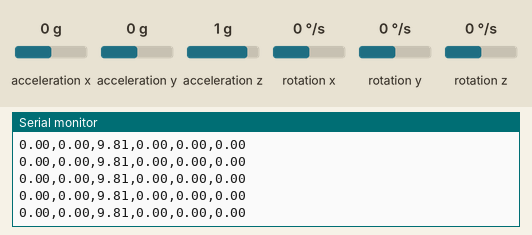
This sketch was run on a simulated Arduino Uno, built with avr-gcc and run on an emulated ATmega328P. On the bench: the last lines printed to the serial monitor. The test bench sets the inputs (shaded band); at power-on: acceleration x 0 g, acceleration y 0 g, acceleration z 1 g, rotation x 0 °/s, rotation y 0 °/s, rotation z 0 °/s.

Above: at 1.2 s.
1.3 s: acceleration x set to -1.4 g
At 1.39 s:
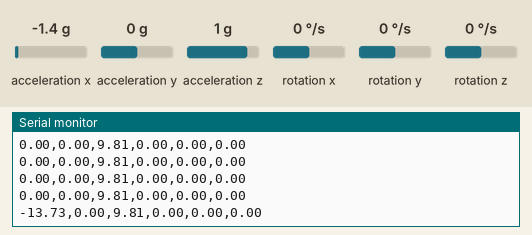
2.8 s: acceleration y set to -1.4 g
At 2.88 s:
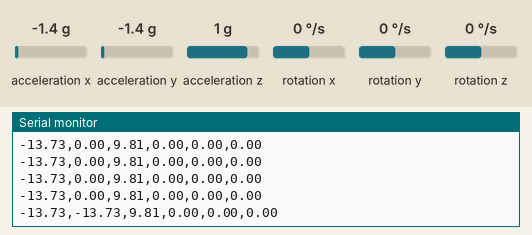
4.3 s: acceleration z set to -1.4 g
At 4.36 s:
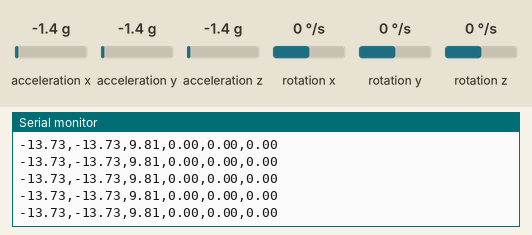
5.8 s: rotation x set to -192 °/s
At 5.85 s:
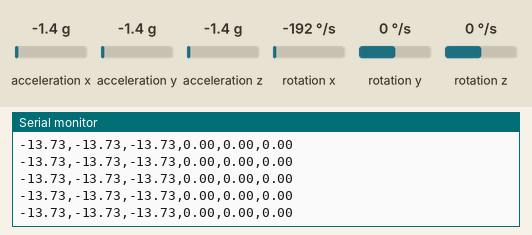
7.3 s: rotation y set to -192 °/s
At 7.34 s:
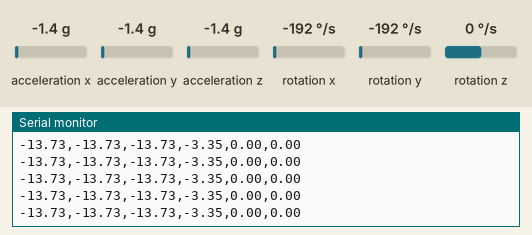

Measured:
- after the input at 1.3 s, the serial monitor: prints a new line after 0.09 s (image 1)
- after the input at 2.8 s, the serial monitor: prints a new line after 0.07 s (image 2)

The sketch:

Ard.ino
```cpp
#include<Wire.h>
#include<MPU6050.h>
MPU6050 mpu;
int16_t ax, ay, az, gx, gy, gz;
float accel_x, accel_y, accel_z, gyro_x, gyro_y, gyro_z;

void setup() {
  Serial.begin(9600);
  Wire.begin();
  mpu.initialize();
}

void loop() {
  mpu.getMotion6(&ax, &ay, &az, &gx, &gy, &gz);
  accel_x = (float)ax / 16384.0 * 9.81;
  accel_y = (float)ay / 16384.0 * 9.81;
  accel_z = (float)az / 16384.0 * 9.81;
  gyro_x = (float)gx / 131.0 * 0.0174533;
  gyro_y = (float)gy / 131.0 * 0.0174533;
  gyro_z = (float)gz / 131.0 * 0.0174533;

  Serial.print(accel_x);
  Serial.print(",");
  Serial.print(accel_y);
  Serial.print(",");
  Serial.print(accel_z);
  Serial.print(",");
  Serial.print(gyro_x);
  Serial.print(",");
  Serial.print(gyro_y);
  Serial.print(",");
  Serial.println(gyro_z);

  delay(100);
}
```
